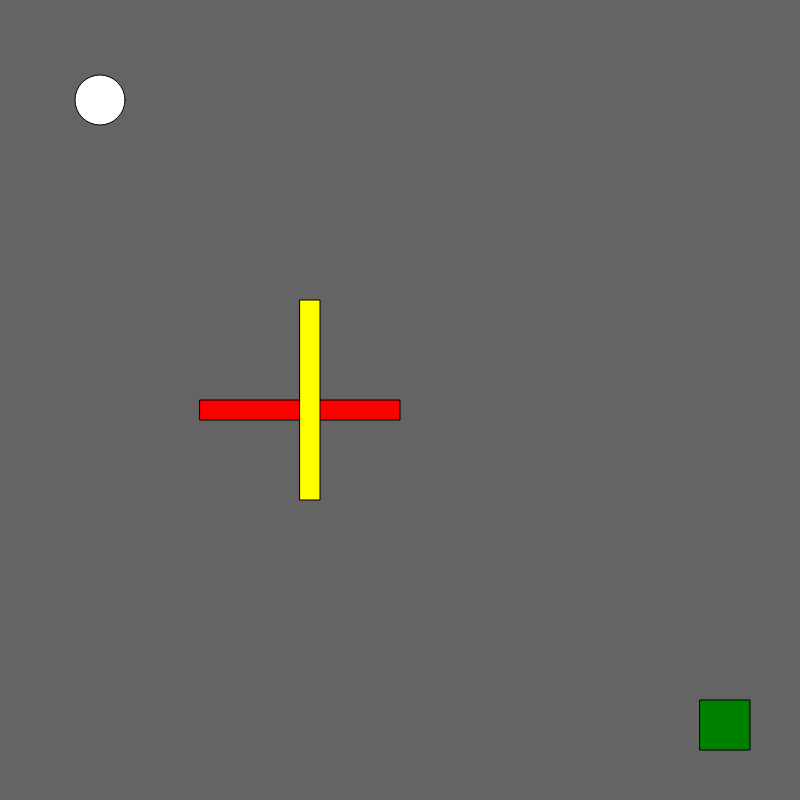
Frame 1 (no input)
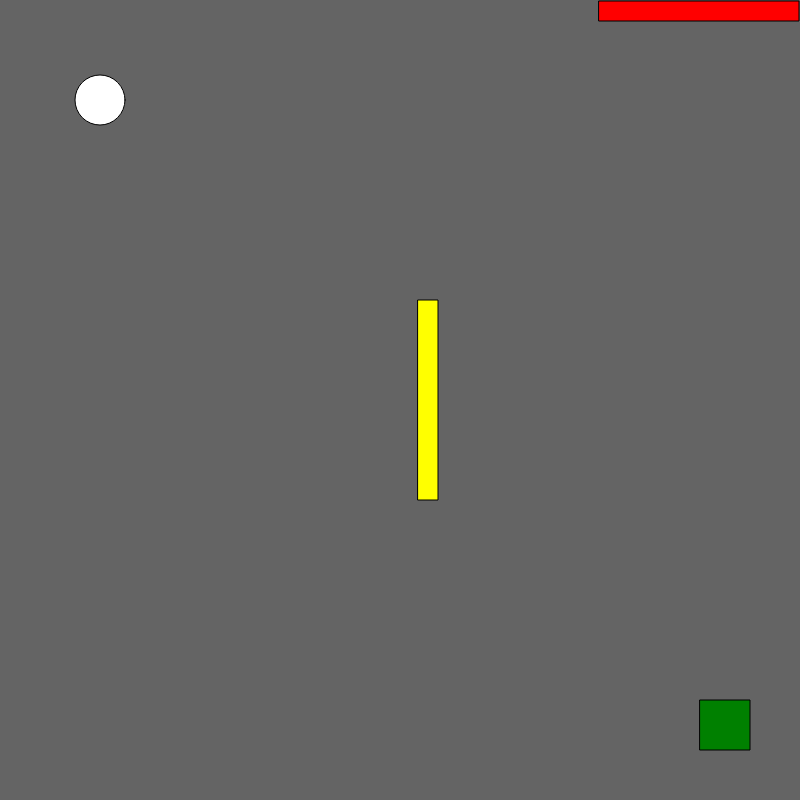
Frame 60 (no input)
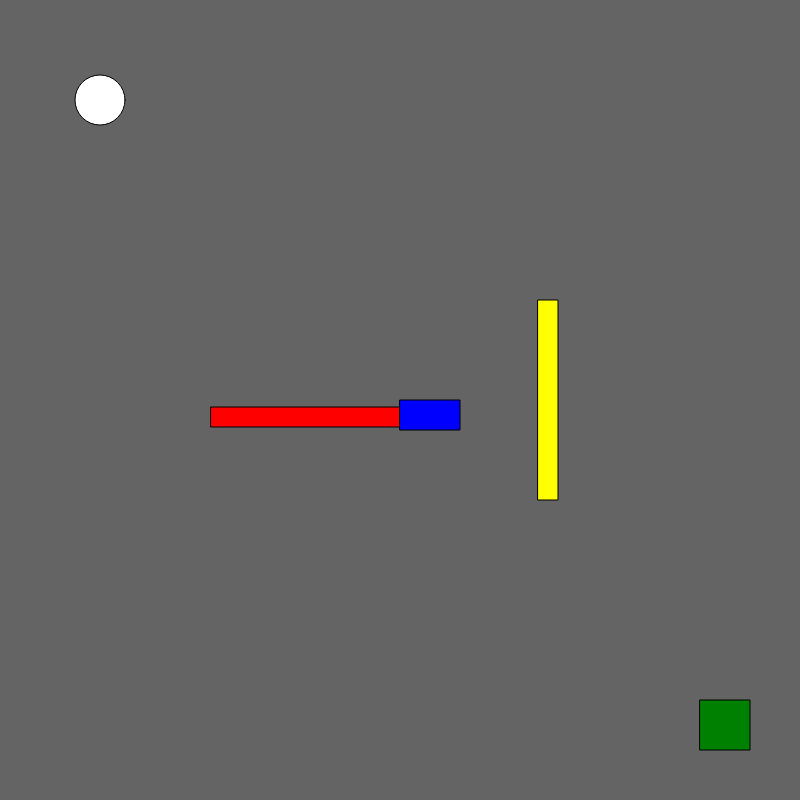
Frame 120 (the mouse pressed at the canvas centre since frame 60)

The p5.js sketch that drew these frames (run headless with seeded random() and noise() and a simulated clock; from frame 60 on, the mouse is pressed at the canvas centre):

// p5.js sketch
// ── sketch.js
var x=100;
var y=100;
var obstacle1X=200;
var obstacle1Y=400;
var obstacle2X=300;
var obstacle2Y=300;
var movement;
var movement2;
var obstacle;
function setup()
{
  createCanvas(800,800);
  movement = floor(random() * 10);
  movement2 = floor(random() * 10);
}
function draw()
{
  background(100);
  fill("red");
  rect(obstacle1X,obstacle1Y,200,20);
  obstacle1X += movement;
  if(obstacle1X >= 800 || obstacle1X <= 0)
    {
      obstacle1X=1;
      movement *= -1;
    }

    obstacle1Y += movement;
    if(obstacle1Y >= 800 || obstacle1Y <= 0)
    {
      obstacle1Y=1;
      movement *= -1;
    }

  fill("yellow");
  rect(obstacle2X,obstacle2Y,20,200);
    obstacle2X+= movement2;
  if(obstacle2X >= 800 || obstacle2X <= 0)
    {
      obstacle2X=1;
      movement2 *= -1;
    }
    if(obstacle2Y >= 800 || obstacle2Y <= 0)
    {
      obstacle2Y=1;
      movement2 *= -1;
    }
  fill("blue")
    if (obstacle) {
    rect(obstacle.x, obstacle.y, obstacle.w, obstacle.h);
    }
  
  fill("white");
  circle(x,y,50);
   if (keyIsDown(68))
    {
      x+=5;
    }
  else
    {
    if (keyIsDown(65))
      {
        x-=5;
      }
  else
    {
    if (keyIsDown(83))
      {
        y+=5;
      }
  else
    {
    if (keyIsDown(87))
      {
        y-=5;
      }
    }
}
    }
  fill("green")
  square(700,700,50)
  if (x > 700 && x < 750 && y > 700 && y < 750)
  {
    textSize(32);
    fill(255);
    text("YOU WIN THE GAME!", 80, 80)
  }
}


function mousePressed()
  {
  obstacle = {
    x: mouseX,
    y: mouseY,
    w: 60,
    h: 30,
    }
}
